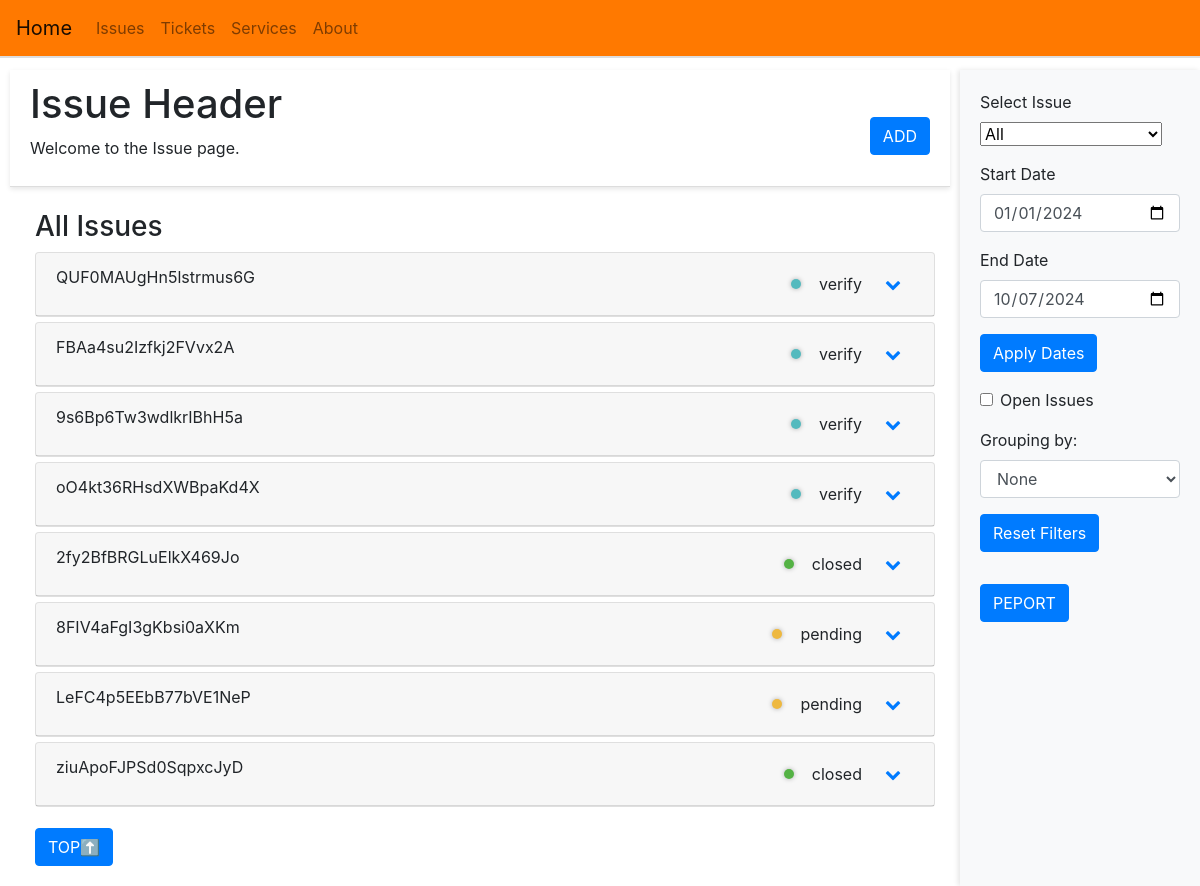
Before: /issue with the older database file.
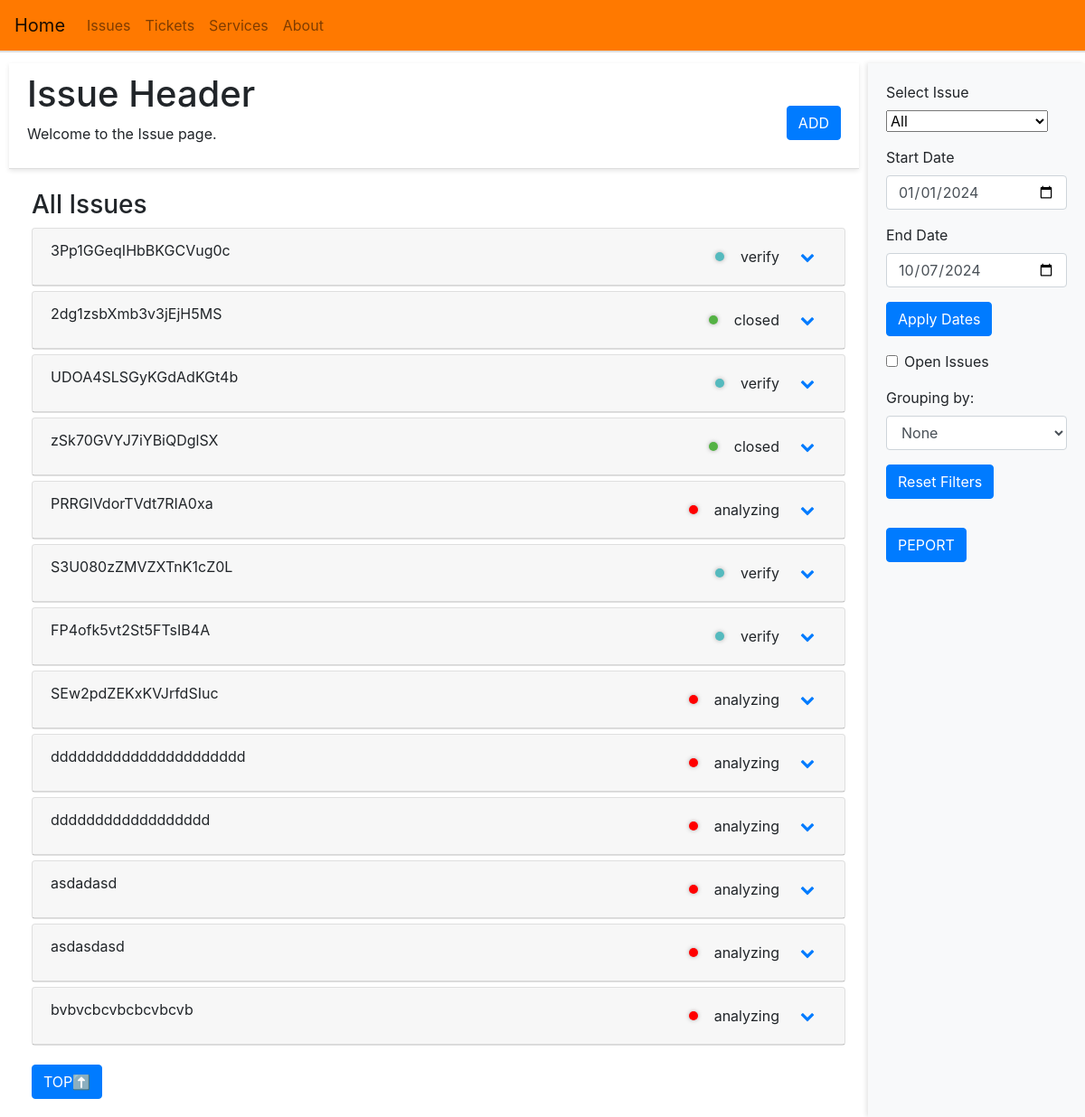
After: the same page with the newer database file.
### app/models.py (models this page shows, shortened)
class Issue(db.Model):
    __tablename__ = 'issue_table'
    id = Column(String(20), primary_key=True)
    title = Column(String(40), nullable=False, unique=True)
    title_cn = Column(String(40), nullable=True)
    report_on = Column(db.DateTime, default=lambda: datetime.now(timezone.utc).date())
    report_by = Column(Enum(Reporter), nullable=False)
    category = Column(Enum(Category), nullable=False)
    description = Column(String(160), nullable=False)
    severity = Column(Enum(Severity), nullable=True)
    progress = Column(Enum(Progress), default=Progress.analyzing, nullable=False)
    final_resolution = Column(String(80), nullable=True)
    close_on = Column(DateTime, nullable=True)
    resolutions = relationship('Resolution', backref='issue_ref', lazy=True)
    tickets = relationship('Ticket', secondary=ticket_issue_association, back_populates='issues')

### app/views.py (the view, shortened to what this page needs)
@app.route('/issue')
def issue_page():
    theme = 'issue'
    print(f"\npage theme: {theme}")
    print("\n".join([f"{key}: {value}" for key, value in request.args.items()]))
    issues_all = Issue.query.all()
    for issue in issues_all:
        issue.resolutions = sorted(issue.resolutions, key=lambda r: r.update_on, reverse=True)
    selected_issue_id = request.args.get('issue-select', 'all')
    if selected_issue_id == 'all':
        start_date_str = request.args.get('start-date', '2024-01-01')
        end_date_str = request.args.get('end-date', datetime.now().strftime('%Y-%m-%d'))
        exclude_closed = request.args.get('exclude-closed', False)
        start_date = datetime.strptime(start_date_str, '%Y-%m-%d')
        end_date = datetime.strptime(end_date_str, '%Y-%m-%d') + timedelta(days=1)
        issues_filtered = [issue for issue in issues_all if end_date >= issue.report_on >= start_date]
        if exclude_closed:
            issues_filtered = [issue for issue in issues_filtered if issue.progress.name.lower() != 'closed']
        else:
            pass
        grouping_by = request.args.get('grouping-by', 'none')
        if grouping_by == 'none':
            issues_by_group = {'All': issues_filtered}
            group_order = ['All']
        expanded_issue_id = None
    return render_template('issue/page.html',
                           page_theme=theme,
                           issues=issues_all,
                           issues_by_group=issues_by_group,
                           group_order=group_order,
                           grouping_by=grouping_by,
                           default_start_date=start_date_str,
                           default_end_date=end_date_str,
                           expanded_issue_id=expanded_issue_id
                           )

### app/templates/issue/page.html (shortened to what this page needs)
{% extends "base/page.html" %}
{% block head %}
<link rel="stylesheet" href="{{ url_for('static', filename='css/issue/page.css') }}">
<link rel="stylesheet" href="https://cdnjs.cloudflare.com/ajax/libs/font-awesome/4.7.0/css/font-awesome.min.css">
{% endblock %}
{% block page_header_text %}Issue Header{% endblock %}
{% block page_subheader_text %}Welcome to the Issue page.{% endblock %}
{% block add_button %}
<button id="addInstBtn" class="btn btn-primary mt-3" onclick="openModal('', 'add', 'issue')">ADD</button>
{% endblock %}
{% block content %}
<div class="accordion" id="issueAccordion">
    {% for group in group_order %}
    <div class="group-section" id="{{ group }}">
        <h3>{{ group | capitalize }} Issues</h3>
        {% if issues_by_group[group] %}
            {% for issue in issues_by_group[group] %}
            <div class="card">
                <div class="card-header d-flex justify-content-between" id="heading{{ issue.id }}">
                    <span>{{ issue.title }}</span>
                    <div class="d-flex align-items-center">
                        <span class="progress-indicator {{ issue.progress.name }}"></span>
                        <span class="ml-2">{{ issue.progress.name }}</span>
                        <button class="btn btn-link toggle-icon" type="button" data-toggle="collapse" data-target="#collapse{{ issue.id }}" aria-expanded="false" aria-controls="collapse{{ issue.id }}">
                            <i class="fa fa-chevron-down"></i>
                        </button>
                    </div>
                </div>
            </div>
            {% endfor %}
        {% else %}
            <p>No {{ group }} issues available.</p>
        {% endif %}
    </div>
    {% endfor %}
</div>
<button class="btn btn-primary mt-3" id="backToTopBtn" onclick="scrollToTop()">TOP⬆️</button>
{% endblock %}
{% block control %}
<form id="issueControl" action="{{ url_for('issue_page') }}" method="GET">
    <div class="form-group">
        <label for="issueSelect">Select Issue</label>
        <select id="issueSelect" name="issue-select" required onchange="this.form.submit()">
            <option value="all" title="Show all issues"
                {% if request.args.get('issue-select', 'all') == 'all' %}selected{% endif %}>All</option>
        </select>
    </div>
    <div class="form-group">
        <label for="issueStartDate">Start Date</label>
        <input type="date" class="form-control" id="issueStartDate" name="start-date"
               value="{{ request.args.get('start-date', default_start_date) }}">
    </div>
    <div class="form-group">
        <label for="issueEndDate">End Date</label>
        <input type="date" class="form-control" id="issueEndDate" name="end-date"
               value="{{ request.args.get('end-date', default_end_date) }}">
    </div>
    <div class="form-group">
        <button type="submit" class="btn btn-primary">Apply Dates</button>
    </div>
    <div class="form-group form-check">
        <input type="checkbox" class="form-check-input" id="excludeClosed" name="exclude-closed"
            onchange="this.form.submit()">
        <label class="form-check-label" for="excludeClosed">Open Issues</label>
    </div>
    <div class="form-group">
        <label for="groupingBy">Grouping by:</label>
        <select class="form-control" id="groupingBy" name="grouping-by" onchange="this.form.submit()">
            <option value="none" {% if grouping_by == 'none' %}selected{% endif %}>None</option>
        </select>
    </div>
    <div class="form-group">
        {% set issue_url = url_for('issue_page') %}
        <button type="button" class="btn btn-primary" onclick="resetFilters('{{ issue_url }}')">Reset Filters</button>
    </div>
</form>
<div class="form-group">
    <button class="btn btn-primary mt-3" onclick="printTheme('issue')">PEPORT</button>
</div>
{% endblock %}

### app/templates/base/page.html (shortened to what this page needs)
<!DOCTYPE html>
<html lang="en">
<head>
    <link rel="stylesheet" href="https://stackpath.bootstrapcdn.com/bootstrap/4.5.2/css/bootstrap.min.css">
    <link rel="preload" href="{{ url_for('static', filename='css/base/page.css') }}" as="style" onload="this.onload=null;this.rel='stylesheet'">
    <link rel="stylesheet" href="{{ url_for('static', filename='css/base/modal.css') }}">
    {% block head %}{% endblock %}
</head>
<body>
    <nav class="navbar navbar-expand-lg navbar-light bg-light navbar-top">
        <a class="navbar-brand" href="{{ url_for('home') }}">Home</a>
        <div class="collapse navbar-collapse" id="navbarNav">
            <ul class="navbar-nav">
                <li class="nav-item">
                    <a class="nav-link" href="{{ url_for('issue_page') }}">Issues</a>
                </li>
                <li class="nav-item">
                    <a class="nav-link" href="{{ url_for('ticket_page') }}">Tickets</a>
                </li>
                <li class="nav-item">
                    <a class="nav-link" href="{{ url_for('service_page') }}">Services</a>
                </li>
                <li class="nav-item">
                    <a class="nav-link" href="{{ url_for('about_page') }}">About</a>
                </li>
            </ul>
        </div>
    </nav>
    <div class="container-fluid">
        <div class="main-row">
            <div class="left-half">
                <div class="content-header">
                    <div>
                        <h1>{% block page_header_text %}{% endblock %}</h1>
                        <p>{% block page_subheader_text %}{% endblock %}</p>
                    </div>
                    <div>
                        {% block add_button %}{% endblock %}
                    </div>
                </div>
                <div class="content-main">
                    {% block content %}{% endblock %}
                </div>
            </div>
            <div class="right-half">
                {% block control %}{% endblock %}
            </div>
        </div>
    </div>
</body>
</html>

### app/static/css/base/page.css (style rules this page uses)
html, body { height: 100%; margin: 0; }
.navbar-top { position: fixed; top: 0; width: 100%; z-index: 30; background-color: rgb(255, 121, 0) !important; border-bottom: 2px solid #ddd; }
.container-fluid { padding-top: 70px; }
.main-row { display: flex; height: calc(100vh - 70px); }
.content-header { position: fixed; top: 70px; left: 10px; width: calc(100% - 260px); background-color: white; z-index: 20; border-bottom: 1px solid #ddd; padding: 10px 20px; box-shadow: 0 2px 5px rgba(0, 0, 0, 0.1); }
.left-half { flex-grow: 1; overflow-y: scroll; overflow-x: hidden; padding: 20px; margin-top: 120px; margin-right: 230px; box-sizing: border-box; }
.content-header { position: fixed; top: 70px; left: 10px; width: calc(100% - 260px); background-color: white; z-index: 20; border-bottom: 1px solid #ddd; padding: 10px 20px; box-shadow: 0 2px 5px rgba(0, 0, 0, 0.1); display: flex; justify-content: space-between; align-items: center; }
.content-header .btn-primary { margin-top: 0; }
.left-half p { word-wrap: break-word; }
.right-half { position: fixed; top: 70px; right: 0; height: calc(100vh - 70px); width: 240px; overflow-y: auto; overflow-x: hidden; background-color: #f8f9fa; padding: 20px; margin: 0px; box-shadow: -2px 0 5px rgba(0,0,0,0.1); }

### app/static/css/issue/page.css (style rules this page uses)
.card { margin-bottom: 5px; }
.progress-indicator { display: inline-block; width: 10px; height: 10px; border-radius: 50%; margin-right: 10px; box-shadow: 0 0 5px rgba(0, 0, 0, 0.3); }
.progress-indicator.analyzing { background-color: red; }
.progress-indicator.verify { background-color: rgb(85, 186, 190); }
.progress-indicator.closed { background-color: rgb(84, 178, 68); }
.toggle-icon { margin-left: 10px; }
select { width: auto; }
select option { max-height: 120px; overflow-y: auto; }

Changed rows visible on the page:
removed Issue: title "QUF0MAUgHn5lstrmus6G", progress.name "verify"
removed Issue: title "FBAa4su2Izfkj2FVvx2A", progress.name "verify"
removed Issue: title "9s6Bp6Tw3wdlkrIBhH5a", progress.name "verify"
removed Issue: title "oO4kt36RHsdXWBpaKd4X", progress.name "verify"
removed Issue: title "2fy2BfBRGLuElkX469Jo", progress.name "closed"
removed Issue: title "8FIV4aFgI3gKbsi0aXKm", progress.name "pending"
removed Issue: title "LeFC4p5EEbB77bVE1NeP", progress.name "pending"
removed Issue: title "ziuApoFJPSd0SqpxcJyD", progress.name "closed"
added Issue: title "3Pp1GGeqIHbBKGCVug0c", progress.name "verify"
added Issue: title "2dg1zsbXmb3v3jEjH5MS", progress.name "closed"
added Issue: title "UDOA4SLSGyKGdAdKGt4b", progress.name "verify"
added Issue: title "zSk70GVYJ7iYBiQDglSX", progress.name "closed"
added Issue: title "PRRGlVdorTVdt7RIA0xa", progress.name "analyzing"
added Issue: title "S3U080zZMVZXTnK1cZ0L", progress.name "verify"
added Issue: title "FP4ofk5vt2St5FTsIB4A", progress.name "verify"
added Issue: title "SEw2pdZEKxKVJrfdSIuc", progress.name "analyzing"
added Issue: title "dddddddddddddddddddddd", progress.name "analyzing"
added Issue: title "dddddddddddddddddd", progress.name "analyzing"
added Issue: title "asdadasd", progress.name "analyzing"
added Issue: title "asdasdasd", progress.name "analyzing"
added Issue: title "bvbvcbcvbcbcvbcvb", progress.name "analyzing"
